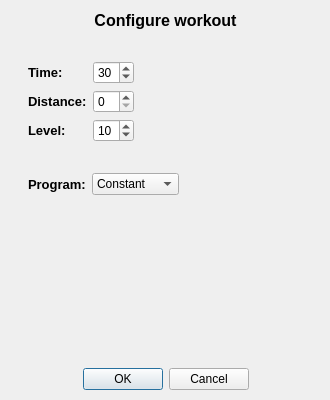
<?xml version="1.0" encoding="UTF-8"?>
<ui version="4.0">
 <class>Dialog</class>
 <widget class="QDialog" name="Dialog">
  <property name="geometry">
   <rect>
    <x>0</x>
    <y>0</y>
    <width>330</width>
    <height>400</height>
   </rect>
  </property>
  <property name="windowTitle">
   <string>Configure Workout</string>
  </property>
  <widget class="QWidget" name="gridLayoutWidget">
   <property name="geometry">
    <rect>
     <x>0</x>
     <y>0</y>
     <width>331</width>
     <height>401</height>
    </rect>
   </property>
   <layout class="QGridLayout" name="gridLayout">
    <item row="4" column="1">
     <widget class="QWidget" name="graphWidget" native="true">
      <property name="minimumSize">
       <size>
        <width>275</width>
        <height>150</height>
       </size>
      </property>
     </widget>
    </item>
    <item row="1" column="1">
     <widget class="QLabel" name="label">
      <property name="font">
       <font>
        <pointsize>12</pointsize>
        <weight>75</weight>
        <bold>true</bold>
       </font>
      </property>
      <property name="text">
       <string>Configure workout</string>
      </property>
      <property name="alignment">
       <set>Qt::AlignCenter</set>
      </property>
     </widget>
    </item>
    <item row="2" column="1">
     <layout class="QGridLayout" name="gridLayout_2">
      <item row="2" column="0">
       <widget class="QLabel" name="label_2">
        <property name="font">
         <font>
          <pointsize>10</pointsize>
          <weight>75</weight>
          <bold>true</bold>
         </font>
        </property>
        <property name="text">
         <string>Time:</string>
        </property>
       </widget>
      </item>
      <item row="3" column="0">
       <widget class="QLabel" name="label_3">
        <property name="font">
         <font>
          <pointsize>10</pointsize>
          <weight>75</weight>
          <bold>true</bold>
         </font>
        </property>
        <property name="text">
         <string>Distance:</string>
        </property>
       </widget>
      </item>
      <item row="3" column="2">
       <spacer name="horizontalSpacer_6">
        <property name="orientation">
         <enum>Qt::Horizontal</enum>
        </property>
        <property name="sizeHint" stdset="0">
         <size>
          <width>40</width>
          <height>20</height>
         </size>
        </property>
       </spacer>
      </item>
      <item row="1" column="0">
       <spacer name="verticalSpacer_3">
        <property name="orientation">
         <enum>Qt::Vertical</enum>
        </property>
        <property name="sizeHint" stdset="0">
         <size>
          <width>20</width>
          <height>40</height>
         </size>
        </property>
       </spacer>
      </item>
      <item row="4" column="0">
       <widget class="QLabel" name="label_4">
        <property name="font">
         <font>
          <pointsize>10</pointsize>
          <weight>75</weight>
          <bold>true</bold>
         </font>
        </property>
        <property name="text">
         <string>Level:</string>
        </property>
       </widget>
      </item>
      <item row="5" column="0">
       <spacer name="verticalSpacer_6">
        <property name="orientation">
         <enum>Qt::Vertical</enum>
        </property>
        <property name="sizeHint" stdset="0">
         <size>
          <width>20</width>
          <height>40</height>
         </size>
        </property>
       </spacer>
      </item>
      <item row="3" column="1">
       <widget class="QSpinBox" name="distanceSpinBox"/>
      </item>
      <item row="2" column="1">
       <widget class="QSpinBox" name="timeSpinBox">
        <property name="value">
         <number>30</number>
        </property>
       </widget>
      </item>
      <item row="4" column="1">
       <widget class="QSpinBox" name="levelSpinBox">
        <property name="value">
         <number>10</number>
        </property>
       </widget>
      </item>
     </layout>
    </item>
    <item row="7" column="1">
     <spacer name="verticalSpacer_2">
      <property name="orientation">
       <enum>Qt::Vertical</enum>
      </property>
      <property name="sizeHint" stdset="0">
       <size>
        <width>20</width>
        <height>40</height>
       </size>
      </property>
     </spacer>
    </item>
    <item row="3" column="1">
     <layout class="QHBoxLayout" name="horizontalLayout_3">
      <item>
       <widget class="QLabel" name="label_5">
        <property name="font">
         <font>
          <pointsize>10</pointsize>
          <weight>75</weight>
          <bold>true</bold>
         </font>
        </property>
        <property name="text">
         <string>Program:</string>
        </property>
       </widget>
      </item>
      <item>
       <widget class="QComboBox" name="comboBox">
        <item>
         <property name="text">
          <string>Constant</string>
         </property>
        </item>
        <item>
         <property name="text">
          <string>Program 1</string>
         </property>
        </item>
        <item>
         <property name="text">
          <string>Program 2</string>
         </property>
        </item>
        <item>
         <property name="text">
          <string>Program 3</string>
         </property>
        </item>
        <item>
         <property name="text">
          <string>Program 4</string>
         </property>
        </item>
        <item>
         <property name="text">
          <string>Program 5</string>
         </property>
        </item>
       </widget>
      </item>
      <item>
       <spacer name="horizontalSpacer_5">
        <property name="orientation">
         <enum>Qt::Horizontal</enum>
        </property>
        <property name="sizeHint" stdset="0">
         <size>
          <width>40</width>
          <height>20</height>
         </size>
        </property>
       </spacer>
      </item>
     </layout>
    </item>
    <item row="0" column="1">
     <spacer name="verticalSpacer">
      <property name="orientation">
       <enum>Qt::Vertical</enum>
      </property>
      <property name="sizeHint" stdset="0">
       <size>
        <width>20</width>
        <height>40</height>
       </size>
      </property>
     </spacer>
    </item>
    <item row="4" column="0">
     <spacer name="horizontalSpacer_3">
      <property name="orientation">
       <enum>Qt::Horizontal</enum>
      </property>
      <property name="sizeHint" stdset="0">
       <size>
        <width>40</width>
        <height>20</height>
       </size>
      </property>
     </spacer>
    </item>
    <item row="4" column="2">
     <spacer name="horizontalSpacer_4">
      <property name="orientation">
       <enum>Qt::Horizontal</enum>
      </property>
      <property name="sizeHint" stdset="0">
       <size>
        <width>40</width>
        <height>20</height>
       </size>
      </property>
     </spacer>
    </item>
    <item row="5" column="1">
     <spacer name="verticalSpacer_4">
      <property name="orientation">
       <enum>Qt::Vertical</enum>
      </property>
      <property name="sizeHint" stdset="0">
       <size>
        <width>20</width>
        <height>40</height>
       </size>
      </property>
     </spacer>
    </item>
    <item row="6" column="1">
     <widget class="QDialogButtonBox" name="buttonBox">
      <property name="orientation">
       <enum>Qt::Horizontal</enum>
      </property>
      <property name="standardButtons">
       <set>QDialogButtonBox::Cancel|QDialogButtonBox::Ok</set>
      </property>
      <property name="centerButtons">
       <bool>true</bool>
      </property>
     </widget>
    </item>
   </layout>
  </widget>
 </widget>
 <resources/>
 <connections>
  <connection>
   <sender>buttonBox</sender>
   <signal>accepted()</signal>
   <receiver>Dialog</receiver>
   <slot>accept()</slot>
   <hints>
    <hint type="sourcelabel">
     <x>248</x>
     <y>254</y>
    </hint>
    <hint type="destinationlabel">
     <x>157</x>
     <y>274</y>
    </hint>
   </hints>
  </connection>
  <connection>
   <sender>buttonBox</sender>
   <signal>rejected()</signal>
   <receiver>Dialog</receiver>
   <slot>reject()</slot>
   <hints>
    <hint type="sourcelabel">
     <x>316</x>
     <y>260</y>
    </hint>
    <hint type="destinationlabel">
     <x>286</x>
     <y>274</y>
    </hint>
   </hints>
  </connection>
 </connections>
</ui>
